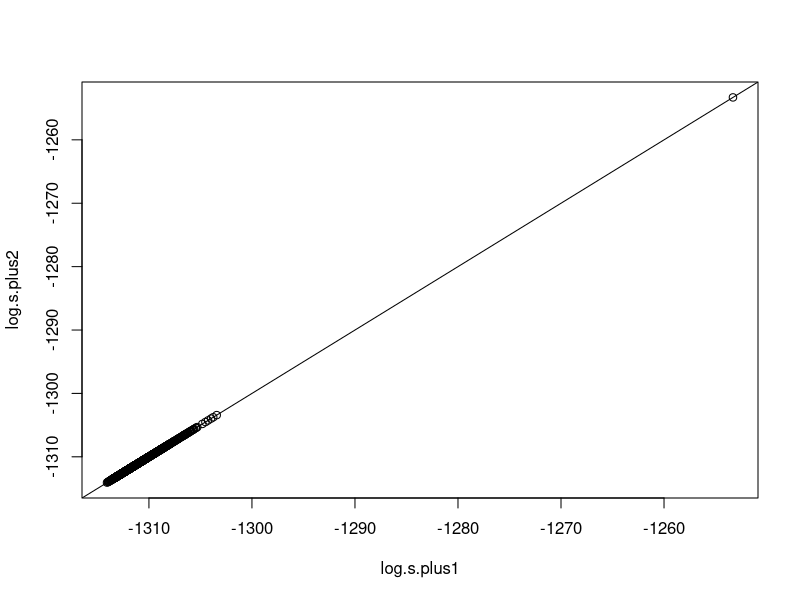

The R script that drew this image:
## ---- chunk 1
n <- 100
p <- 1000
m <- 5
zeta <- log(n)
Psi <- diag(0.5, m)  # Psi
v <- 0.5  # nu
## ---- chunk 2
# Generate data
library(mvtnorm)
set.seed(1314)
true.model <- c(1:4, 7:10)  # true model
r <- c(1:4, 7:9)  # current model
k <- length(r)  # current model size
rho_e <- 0.2
Omega <- rho_e^(abs(matrix(1:m, m, m) - t(matrix(1:m, m, m))))
rho_x <- 0.2
Sig_x <- rho_x^(abs(matrix(1:p, p, p) - t(matrix(1:p, p, p))))
seq.p <- c(1:p)
len.true.model <- length(true.model)
# generate random coefficient matrix C
c0 <- sample(seq(-1, 1, 0.2), size = len.true.model * m, replace = TRUE)
C <- matrix(0, p, m)
C[true.model, ] <- matrix(c0, len.true.model, m)
X <- rmvnorm(n, rep(0, p), Sig_x, method = "chol")
E <- rmvnorm(n, mean = rep(0, m), sigma = Omega)
Y <- as.numeric(X %*% C) + E
## ---- chunk 3
# For loop method
I_n <- diag(1, n)  # n-dimension identity matrix 
I_k1 <- diag(1, k + 1)
p_r <- setdiff(seq(1, p), r)  # p-k vector
log.s.plus1 <- rep(NA, length(p_r))
j <- 1
for (i in p_r) {
    rUi <- sort(c(r, i))  # add one index from p_r
    X.rUi <- X[, rUi]  # model in addition neighbor
    XtX <- crossprod(X.rUi) + 1/zeta * I_k1
    H.rUi <- I_n - X.rUi %*% solve(XtX) %*% t(X.rUi)
    # logarithm of Eq (1.1)
    log.s.Y.rUi <- -m * (k + 1)/2 * log(zeta) - m/2 * log(det(XtX)) - (n + v)/2 * log(det(t(Y) %*% H.rUi %*% Y + Psi))
    log.s.plus1[j] <- log.s.Y.rUi
    j <- j + 1
}

# Proposed Method
I_k <- diag(1, k)  # k-dimension identity matrix 
X.r <- X[, r]
X_r <- X[, p_r]  # n by p-k m sub-matrix of X
H.r <- I_n - X.r %*% solve(crossprod(X.r) + 1/zeta * I_k) %*% t(X.r)  # n by n matrix
d <- 1/zeta + colSums(H.r %*% X_r * X_r)  # p-k dimension vector
YHX_r <- t(Y) %*% H.r %*% X_r  # p-k by m matrix
YHY_1 <- solve(t(Y) %*% H.r %*% Y + Psi)  # m by m matrix
u <- colSums(YHY_1 %*% YHX_r * YHX_r)  # p-k dimension vector

# logarithm of Eq (1.3)
log.s.plus1.approx <- -m/2 * log(d) - (n + v)/2 * log(1 - u/d)
# log(c)
log.c <- -0.5 * m * (k + 1) * log(zeta) - 0.5 * m * log(det(crossprod(X.r) + 
    1/zeta * I_k)) - (n + v)/2 * log(det(t(Y) %*% H.r %*% Y + Psi))
log.s.plus2 <- log.c + log.s.plus1.approx  # logarithm of Eq (1.2)
## ---- chunk 4
# Mean absolute percentage error
MAPE <- mean(abs(log.s.plus1 - log.s.plus2)/abs(log.s.plus1))
print(paste("MAPE =", MAPE))
plot(log.s.plus1, log.s.plus2)
abline(a = 0, b = 1)
## ---- chunk 5
library(microbenchmark)
timecost <- microbenchmark("for_loop" = {
  log.s.plus1 <- rep(NA, length(p_r))
  j <- 1
  for (i in p_r) {
    rUi <- sort(c(r, i))  # add one index from p_r
    X.rUi <- X[, rUi]  # model in addition neighbor
    XtX <- crossprod(X.rUi) + 1/zeta * I_k1
    H.rUi <- I_n - X.rUi %*% solve(XtX) %*% t(X.rUi)
    # logarithm of Eq (1.1)
    log.s.Y.rUi <- -m * (k + 1)/2 * log(zeta) - 
      m/2 * log(det(XtX)) - (n + v)/2 * log(det(t(Y) %*% H.rUi %*% Y + Psi))
    log.s.plus1[j] <- log.s.Y.rUi
    j <- j + 1
  }
},
"Proposed" = {
  X.r <- X[, r]
  I_k <- diag(1, k)  # k-dimension identity matrix 
  X_r <- X[, p_r]  # n by p-k m sub-matrix of X
  H.r <- I_n - X.r %*% solve(crossprod(X.r) + 1/zeta * I_k) %*% t(X.r)  # n by n matrix
  d <- 1/zeta + colSums(H.r %*% X_r * X_r)  # p-k dimension vector
  YHX <- t(Y) %*% H.r %*% X_r  # p-k by m matrix
  YHY_1 <- solve(t(Y) %*% H.r %*% Y + Psi)  # m by m matrix
  u <- colSums(YHY_1 %*% YHX * YHX)  # p-k dimension vector
  # logarithm of Eq (3)
  log.s.plus2.approx <- -m/2 * log(d) - (n + v)/2 * log(1 - u/d)
}
) 
timecost
